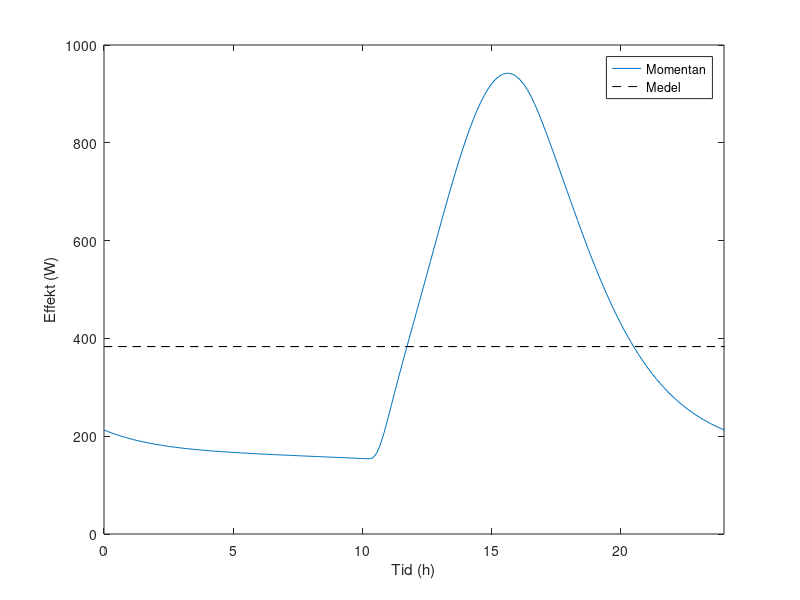
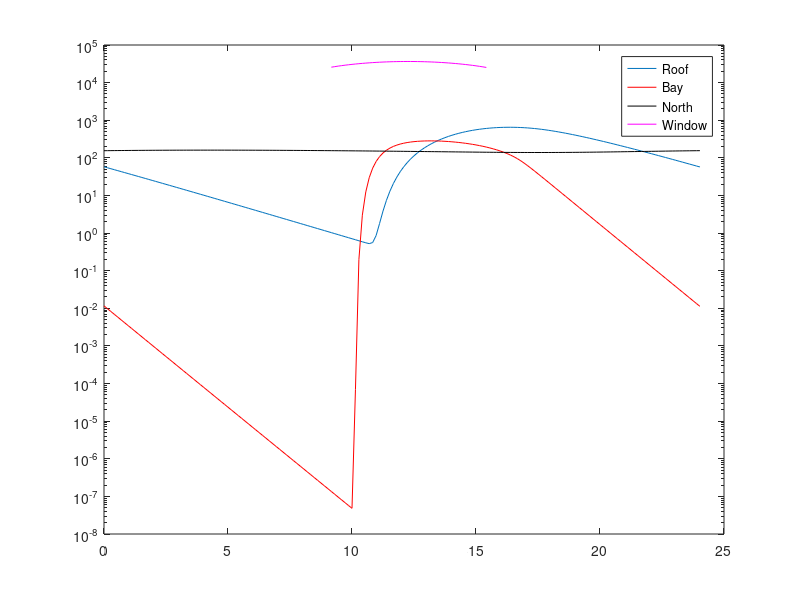
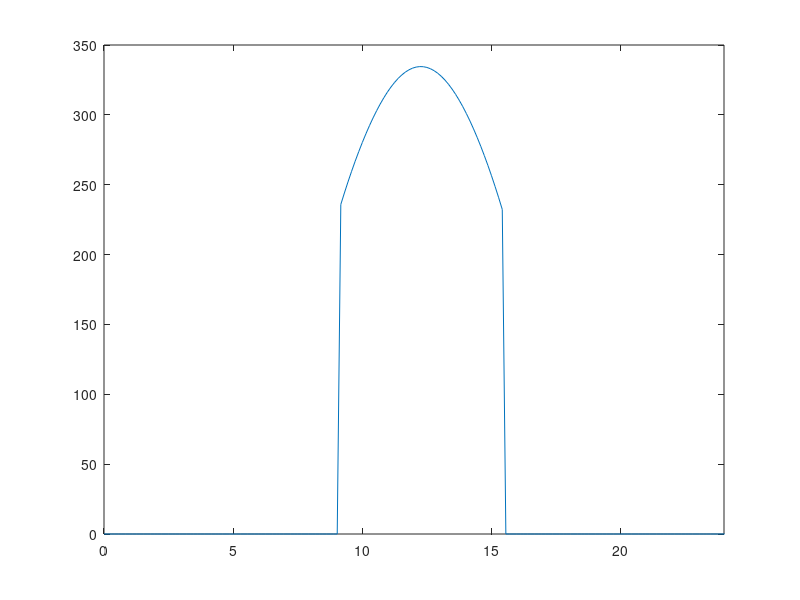

Here is the MATLAB script that generated these plots, in order:
function ret = generateSunDec()

load('sunpower.mat');
load('rawwalldata.mat');
load('roofheat.mat');




timeOffset = 28*24;

ind = [28*24*3600/500-0.4:29*24*3600/500-0.2];
time = (decnosun1(ind,1)-decnosun1(ind(1),1))/3600;


ANorth = 290;
AOther = 151+61;
AWindow = 109;
ARoof = 257/2;
ABay = 47;

Energy = [];

%Roof contribution
% - sunnorth
% - sunsouth
% - nosun
figure(2)
Energy = -(sunnorth(ind,2)-nosun(ind,2))*ARoof ...
       - (sunsouth(ind,2)-nosun(ind,2))*ARoof;

semilogy(time, -(sunnorth(ind,2)-nosun(ind,2))*ARoof ...
       - (sunsouth(ind,2)-nosun(ind,2))*ARoof)

hold on

%Bay wall contribution
Energy = Energy - (decsun3(ind,2)-decnosun3(ind,2))*ABay;

plot(time, -(decsun3(ind,2)-decnosun3(ind,2))*ABay, 'r')


%North wall contribution

Energy = Energy - (decsun2(ind,2) - decnosun2(ind,2))*ANorth;
plot(time, -(decsun2(ind,2) - decnosun2(ind,2))*ANorth, 'k')
%Window contribution


%Energy = Energy + AWindow*sunpowerdec(:,2);
plot(time, AWindow*sunpowerdec(:,2), 'm')
hold off
legend('Roof', 'Bay' , 'North', 'Window')
figure(1)
plot(time, Energy)
hold on
xlim([0 24]);
plot(time, mean(Energy)*ones(size(time,1),2), '--', 'Color', ...
	 'k')
legend('Momentan', 'Medel', 'location', 'best')
xlabel('Tid (h)')
ylabel('Effekt (W)')
mean(Energy)
hold off

figure(3)
plot(time, sunpowerdec(:,2))
xlim([0 24])

%{
hold off
fig1 = figure(1);
plot(time, data1(ind,2))
xlabel('Tid i timmar')
ylabel('Kyleffekt (W m^{-2})')
title('Kyleffekt med enbart tegel', 'fontsize', 12)
xlim([0 24])
set(fig1, 'Position', [300 700 300 200])


fig2 = figure(2);
plot(time,data2(ind,2))
title('Kyleffekt med tegel och isolering', 'fontsize', 12)
xlabel('Tid i timmar')
ylabel('Kyleffekt (W m^{-2})')
xlim([0 24])

set(fig2, 'Position', [800 700 300 200])
%}